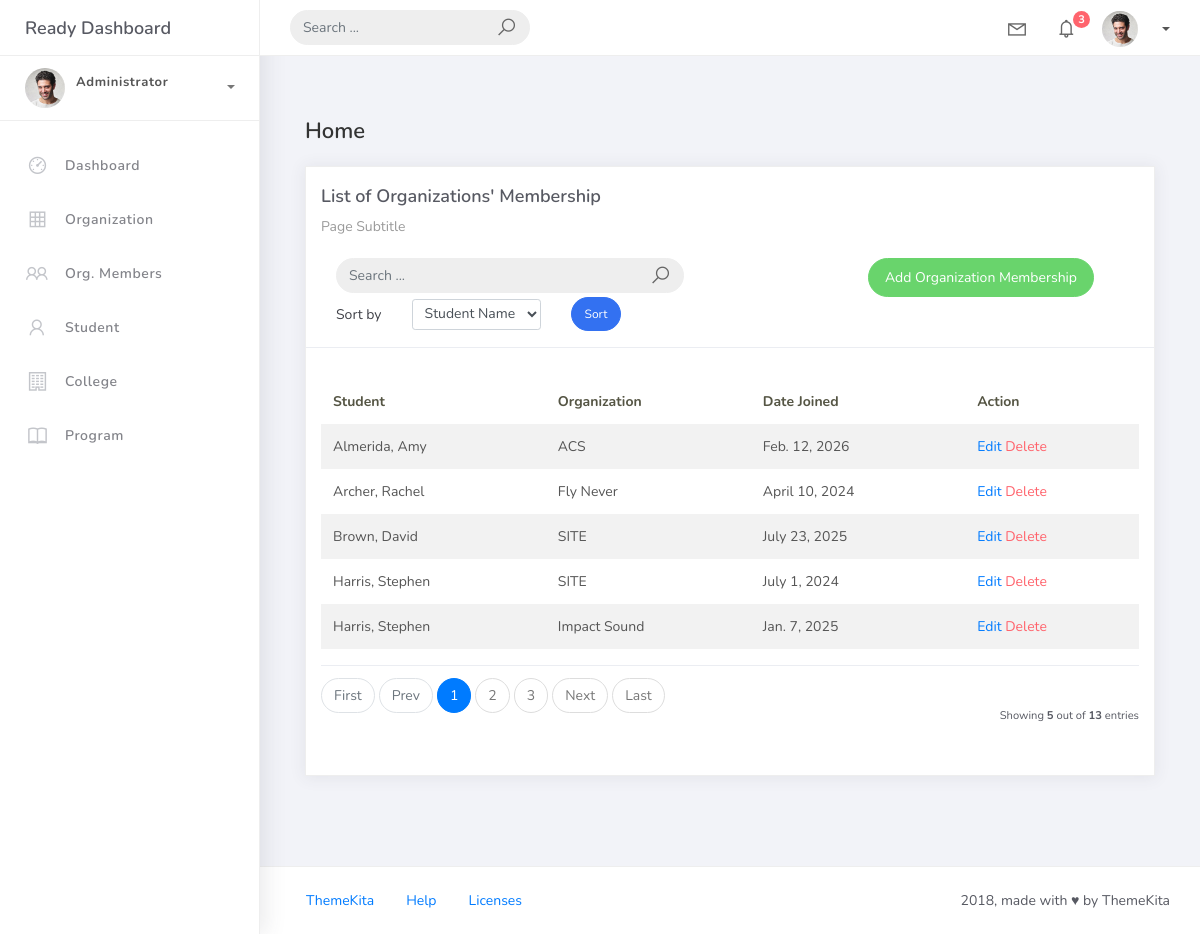
Screenshot of /member_list with the database file from the repository.
### studentorg/models.py (models this page shows, shortened)
class BaseModel(models.Model):
    created_at = models.DateTimeField(auto_now_add=True, db_index=True)
    updated_at = models.DateTimeField(auto_now=True)
    class Meta:
        abstract = True

class OrgMember(BaseModel):
    student = models.ForeignKey(Student, on_delete=models.CASCADE)
    organization = models.ForeignKey(Organization, on_delete=models.CASCADE)
    date_joined = models.DateField()

class Student(BaseModel):
    student_id = models.CharField(max_length=15)
    lastname = models.CharField(max_length=25, verbose_name="Last name")
    firstname = models.CharField(max_length=25, verbose_name="First name")
    middlename = models.CharField(max_length=25, blank=True, null=True, verbose_name="Middle name")
    program = models.ForeignKey(Program, on_delete=models.CASCADE)
    def __str__(self):
        return f"{self.lastname}, {self.firstname}"

class Organization(BaseModel):
    name = models.CharField(max_length=250)
    college = models.ForeignKey(College, null=True, blank=True, on_delete=models.CASCADE)
    description = models.CharField(max_length=500)
    def __str__(self):
        return self.name

### studentorg/views.py (the view, shortened to what this page needs)
# urls.py: path("member_list", views.MembersListView.as_view(), name="member-list"),
class MembersListView(ListView):
   model = OrgMember
   context_object_name = 'member'
   template_name = 'member_list.html'
   paginate_by = 5
   def get_queryset(self):
    qs = super().get_queryset()
    query = self.request.GET.get('q')
    return qs
   def get_ordering(self):
      allowed = ["student__lastname", "date_joined"]
      sort_by = self.request.GET.get("sort_by")
      if sort_by in allowed:
         return sort_by
      return "student__lastname"

### templates/member_list.html (shortened to what this page needs)
{% extends 'base.html' %} {% load static %} {% block content %}
	<div class="content">
		<div class="container-fluid">
			<h4 class="page-title">Home</h4>
			<div class="row">
				<div class="col-md-12">
					<div class="card">
						<div class="card-header">
							<div class="card-title">List of Organizations' Membership</div>
							<div class="card-category">Page Subtitle</div>
              <br />
              <div class="col-md-12 row">
                <div class="col-md-6">
                 <form class="navbar-left navbar-form nav-search mr-md-3" action="{% url 'member-list' %}" method="get">
					<div class="input-group">
						<input type="text" placeholder="Search ..." class="form-control" name="q" value="{{ request.GET.q }}">
						<div class="input-group-append">
							<span class="input-group-text">
								<i class="la la-search search-icon"></i>
							</span>
						</div>
					</div>
				 </form>
                </div>
                <div class="col-md-6">
                  <div class="pull-right">
                    <a href="{% url 'member-add' %}" class="btn btn-success btn-rounded">Add Organization Membership</a>
                  </div>
                </div>
               </div>
			<div class="col-md-12">
				<form method="get" class="row g-2 align-items-center">
					<div class="col-auto">
						<label for="smallSelect" class="col-form-label">Sort by</label>
					</div>
					<div class="col-auto">
						<select class="form-control form-control-sm" id="smallSelect" name="sort_by">
							<option value="student__lastname" {% if request.GET.sort_by == "student__lastname" %}selected{% endif %}>Student Name</option>
						</select>
					</div>
					<div class="col-auto">
						<button type="submit" class="btn btn-primary btn-sm btn-rounded">Sort</button>
					</div>
				</form>
			</div>
						</div>
						<div class="card-body">
							<table class="table table-striped mt-3">
								<thead>
									<tr>
										<th scope="col">Student</th>
										<th scope="col">Organization</th>
										<th scope="col">Date Joined</th>
                    <th scope="col">Action</th>
									</tr>
								</thead>
								<tbody>
									{% for object in object_list %}
										<tr>
											<td>{{ object.student }}</td>
											<td>{{ object.organization }}</td>
											<td>{{ object.date_joined }}</td>
                      <td>
                        <a href="{% url 'member-update' object.id %}">Edit</a>
                        <a href="member_list/{{ object.id }}/delete" class="text-danger">Delete</a>
                      </td>
                      </tr>
									{% endfor %}
								</tbody>
							</table>
							{% include 'includes/pagination.html' %}
						</div>
					</div>
				</div>
			</div>
		</div>
	</div>
{% endblock %}

### templates/base.html (style rules this page uses)
.content { padding-top: 3px !important; }

### rows the page displays
OrgMember: student "Almerida, Amy", organization "ACS", date_joined "Feb. 12, 2026"
OrgMember: student "Archer, Rachel", organization "Fly Never", date_joined "April 10, 2024"
OrgMember: student "Brown, David", organization "SITE", date_joined "July 23, 2025"
OrgMember: student "Harris, Stephen", organization "SITE", date_joined "July 1, 2024"
OrgMember: student "Harris, Stephen", organization "Impact Sound", date_joined "Jan. 7, 2025"

### other values shown
{{ page_num }} "1"
{{ page_num }} "2" "3"
{{ object_list.count }} "5"
{{ paginator.count }} "13"
